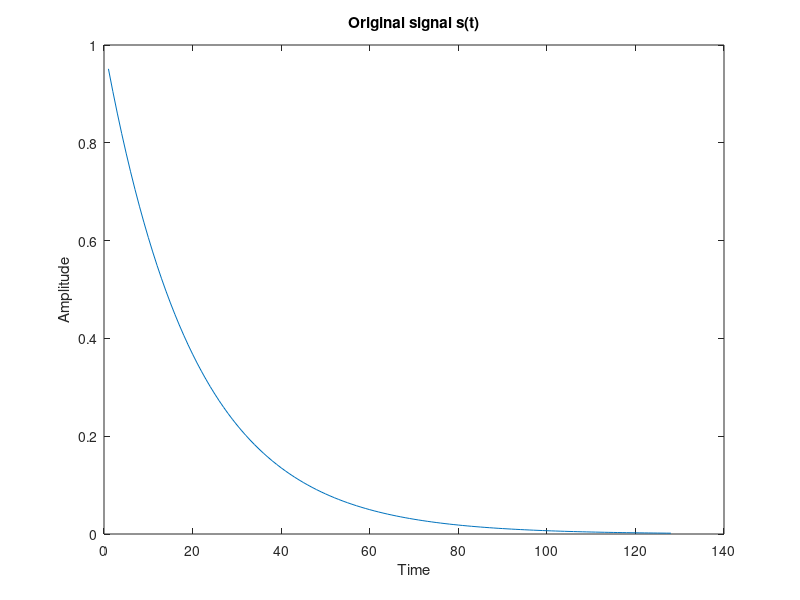
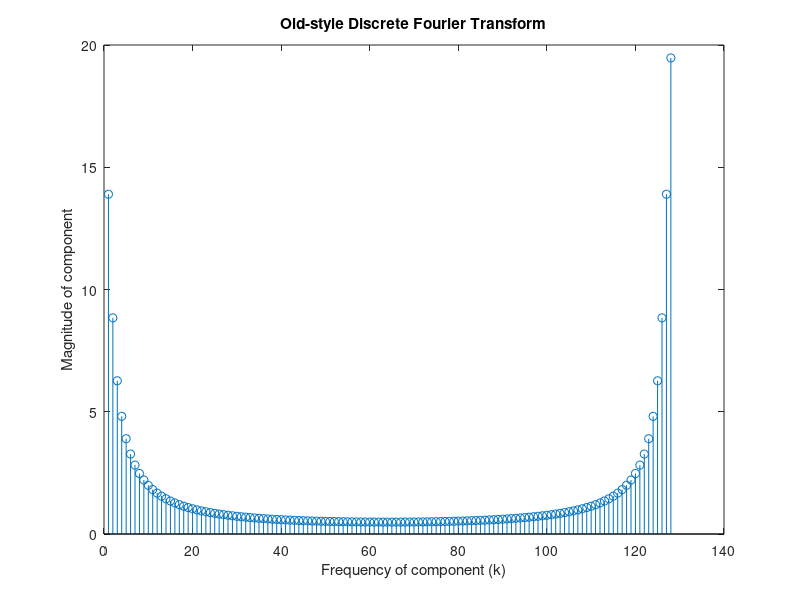
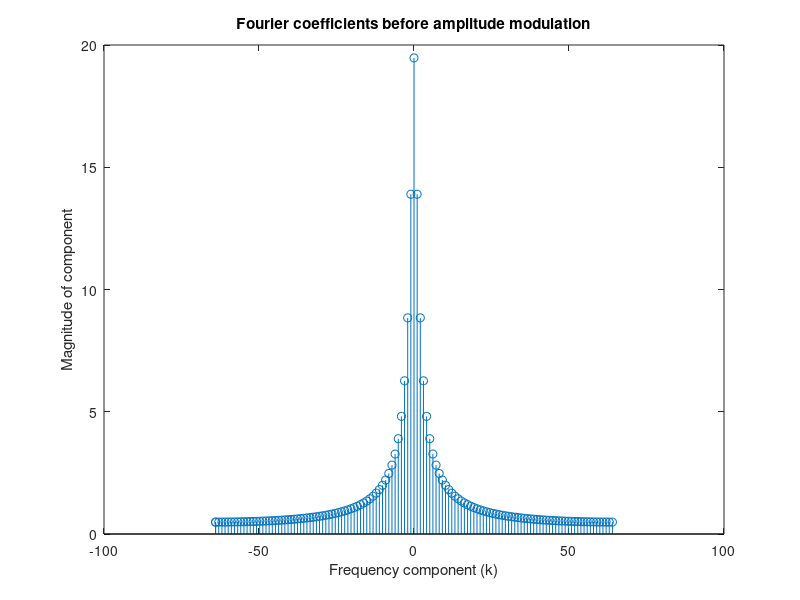
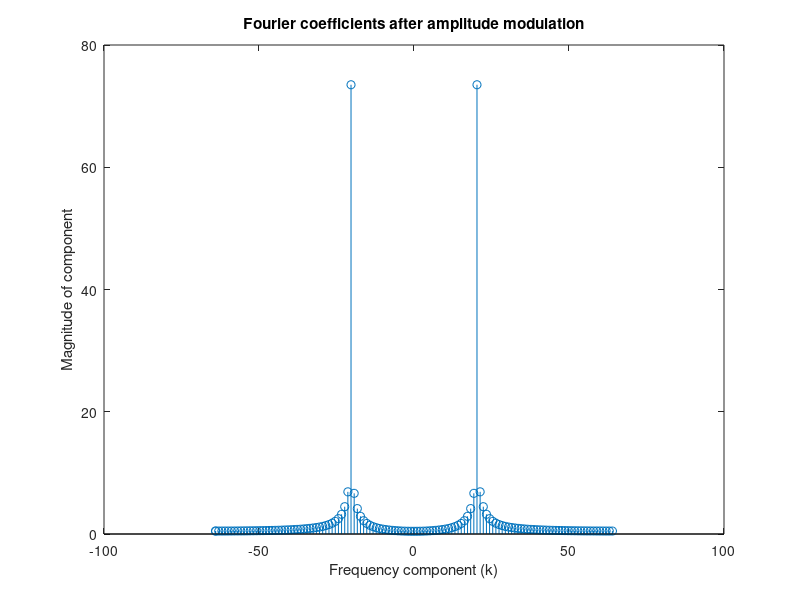

Recreate these plots in MATLAB, in order.
% Ex 2 -- amplitude modulation

close all;
clear;

T = 128;
t = 1:T;
a = 0.05;

% creating the original signal
s = exp(-a*t);

figure;
plot(t, s);
title('Original signal s(t)');
xlabel('Time');
ylabel('Amplitude');

% computing the spectre using DFT
K = T;
N = T;
dft = zeros(1, K);

for k = 1:K
    for n = 1:N
        dft(k) = dft(k) + s(n) * exp(-1i * 2 * pi * n * k / T);
    end
end

% plotting the custom DFT
figure;
stem(1:T, abs(dft));
title('Old-style Discrete Fourier Transform')
xlabel('Frequency of component (k)');
ylabel('Magnitude of component');

% using fft
figure;
fx = zeros(1, T);
findex = T/2*linspace(0,1,T/2);
fx((T/2)+1:end) = findex;
fx(1:T/2) = [-T/2, -findex(end:-1:2)];
fs = fft(s);
stem(fx, abs(fftshift(fs)));
xlabel('Frequency component (k)');
ylabel('Magnitude of component');
title('Fourier coefficients before amplitude modulation');

% the actual amplitude modulation
f_c = 20/T; 
mod_s = zeros(1, T);
for t = 1:T
   mod_s(t) = (1 + s(t)) * cos(2*pi*f_c*t); 
end

figure;
fx = zeros(1, T);
findex = T/2*linspace(0,1,T/2);
fx((T/2)+1:end) = findex;
fx(1:T/2) = [-T/2, -findex(end:-1:2)];
fs = fft(mod_s);
stem(fx, abs(fftshift(fs)));
xlabel('Frequency component (k)');
ylabel('Magnitude of component');
title('Fourier coefficients after amplitude modulation');